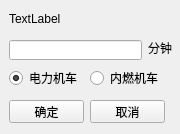
<?xml version="1.0" encoding="UTF-8"?>
<ui version="4.0">
 <class>DCRouteTimeWidget</class>
 <widget class="QWidget" name="DCRouteTimeWidget">
  <property name="geometry">
   <rect>
    <x>0</x>
    <y>0</y>
    <width>180</width>
    <height>134</height>
   </rect>
  </property>
  <property name="windowTitle">
   <string> 调车进路参数</string>
  </property>
  <widget class="QLabel" name="label">
   <property name="geometry">
    <rect>
     <x>9</x>
     <y>11</y>
     <width>161</width>
     <height>16</height>
    </rect>
   </property>
   <property name="maximumSize">
    <size>
     <width>16777215</width>
     <height>40</height>
    </size>
   </property>
   <property name="text">
    <string>TextLabel</string>
   </property>
  </widget>
  <widget class="QLineEdit" name="lineEdit">
   <property name="geometry">
    <rect>
     <x>9</x>
     <y>40</y>
     <width>133</width>
     <height>20</height>
    </rect>
   </property>
  </widget>
  <widget class="QLabel" name="label_2">
   <property name="geometry">
    <rect>
     <x>148</x>
     <y>40</y>
     <width>24</width>
     <height>16</height>
    </rect>
   </property>
   <property name="text">
    <string>分钟</string>
   </property>
  </widget>
  <widget class="QRadioButton" name="radioButton">
   <property name="geometry">
    <rect>
     <x>9</x>
     <y>70</y>
     <width>71</width>
     <height>16</height>
    </rect>
   </property>
   <property name="text">
    <string>电力机车</string>
   </property>
   <property name="checked">
    <bool>true</bool>
   </property>
  </widget>
  <widget class="QRadioButton" name="radioButton_2">
   <property name="geometry">
    <rect>
     <x>90</x>
     <y>70</y>
     <width>71</width>
     <height>16</height>
    </rect>
   </property>
   <property name="text">
    <string>内燃机车</string>
   </property>
  </widget>
  <widget class="QPushButton" name="pushButton">
   <property name="geometry">
    <rect>
     <x>9</x>
     <y>100</y>
     <width>75</width>
     <height>23</height>
    </rect>
   </property>
   <property name="text">
    <string>确定</string>
   </property>
  </widget>
  <widget class="QPushButton" name="pushButton_2">
   <property name="geometry">
    <rect>
     <x>90</x>
     <y>100</y>
     <width>75</width>
     <height>23</height>
    </rect>
   </property>
   <property name="text">
    <string>取消</string>
   </property>
  </widget>
 </widget>
 <resources/>
 <connections/>
</ui>
